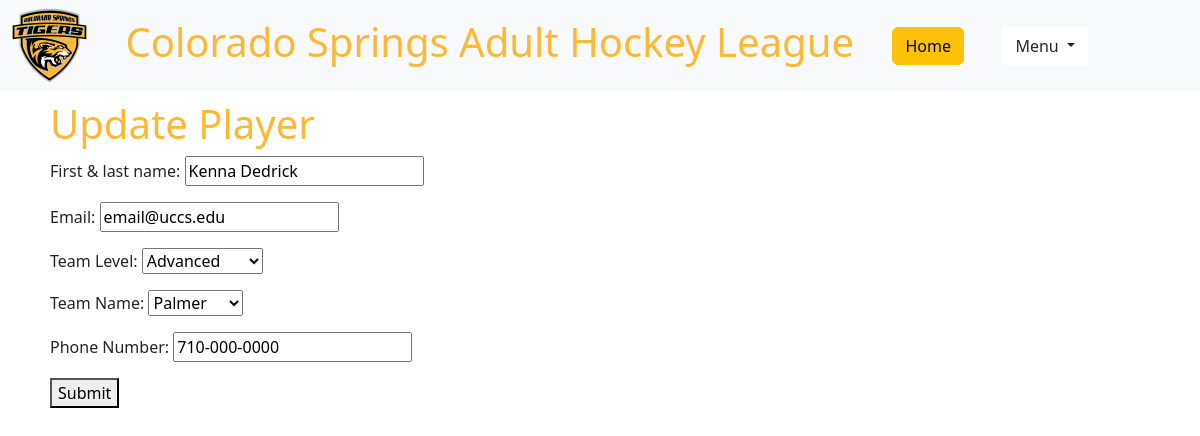
/player/17/update/, run on the app's committed database.
### hockey_app/models.py (models this page shows, shortened)
class Player(models.Model):
    LEVELS = [
        ('Advanced', 'Advanced'),
        ('Intermediate', 'Intermediate'),
        ('N/A', 'N/A'),
    ]
    TEAMNAME = [
        ('Wardique', 'Wardique'),
        ('Tochka', 'Tochka'),
        ('Palmer', 'Palmer'),
        ('Bristol', 'Bristol'),
        ('Waffels', 'Waffels'),
        ('Tonys', 'Tonys'),
        ('Platinum', 'Platinum'),
        ('N/A', 'N/A'),
    ]
    name = models.CharField("First & last name", max_length=200)
    email = models.CharField("Email", max_length=200)
    teamLevel = models.CharField("Team Level", max_length=200, choices=LEVELS, blank=False)
    teamName = models.CharField("Team Name", max_length=200, choices=TEAMNAME, blank=False)
    phoneNum = models.CharField("Phone Number", max_length=200)

### hockey_app/views.py (the view)
# urls.py: path('player/<int:pk>/update/', views.updatePlayer, name='update-player'),
def updatePlayer(request, pk):
    player = get_object_or_404(Player, pk=pk)
    if request.method == 'POST':
        form = PlayerForm(request.POST, instance=player)
        if form.is_valid():
            form.save()
            return redirect('player-detail', pk=player.id)
    else:
        form = PlayerForm(instance=player)
    context = {'form': form, 'player': player}
    return render(request, 'hockey_app/update_player.html', context)

### hockey_app/forms.py
class PlayerForm(ModelForm):
    class Meta:
        model = Player
        fields =('name', 'email', 'teamLevel', 'teamName', 'phoneNum')

### hockey_app/templates/hockey_app/update_player.html (shortened to what this page needs)
{% extends 'hockey_app/base_template.html' %}
{% block content %}
<div class="content-padding">
    <h1>Update Player</h1>
    <form method="post">
        {{ form.as_p }}
        <button type="submit">Submit</button>
    </form>
</div>
{% endblock %}

### hockey_app/templates/hockey_app/base_template.html (style rules this page uses)
h1 { color: #FDB935; }
.content-padding { padding-left: 50px; padding-top: 100px; padding-bottom: 100px; padding-right: 50px; }

### data on the page
Player: name "Kenna Dedrick", email "email@uccs.edu", teamLevel "Advanced", teamName "Palmer", phoneNum "710-000-0000"
